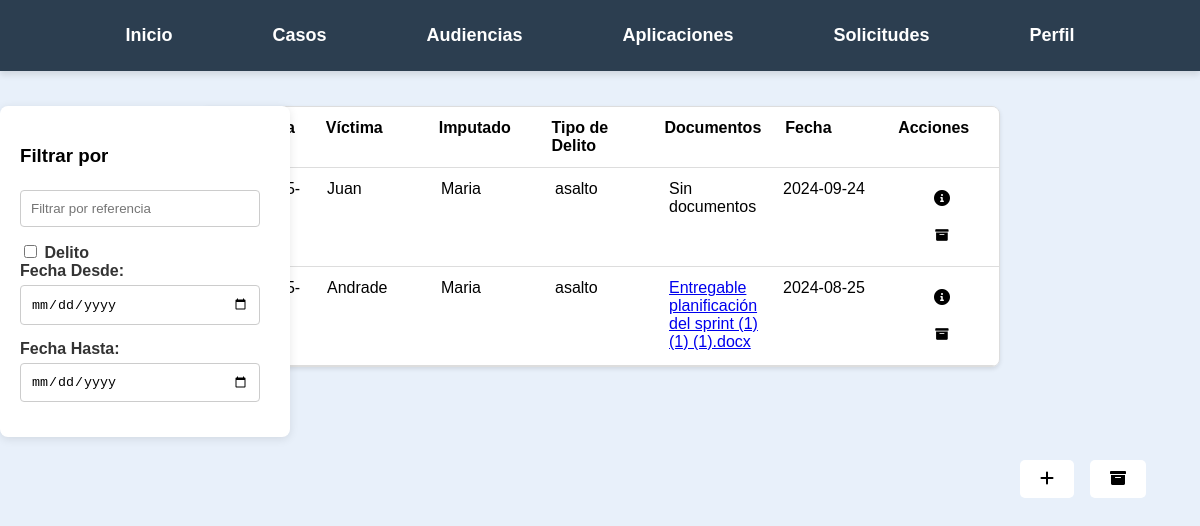
Page /Casos/Buscar_Casos.php (signed in) on the earlier database version.
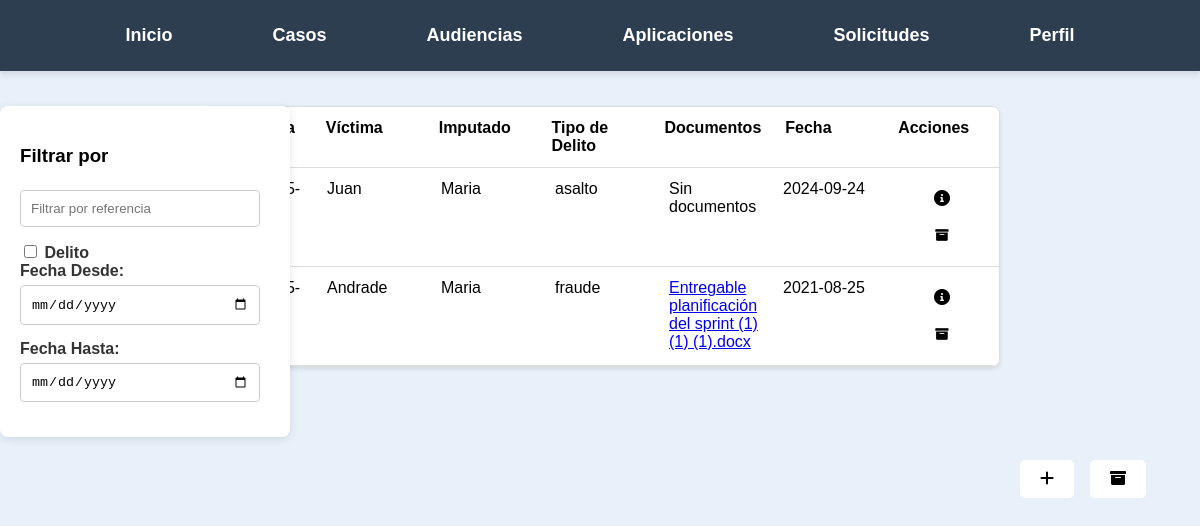
Same page on the later database version.
### tables this page shows
CREATE TABLE `casos` (
  `id` int(11) NOT NULL,
  `referencia` varchar(255) DEFAULT NULL,
  `victima` varchar(255) DEFAULT NULL,
  `imputado` varchar(255) DEFAULT NULL,
  `tipo_delito` varchar(255) DEFAULT NULL,
  `documento` varchar(255) DEFAULT NULL,
  `fecha_creacion` date NOT NULL DEFAULT current_timestamp(),
  `estado` varchar(10) DEFAULT 'activo'
);

### Casos/Buscar_Casos.php (the view, shortened to what this page needs)
<?php
$servername = "localhost";
$username = "root";
$password = "";
$dbname = "legalcc";
$conn = new mysqli($servername, $username, $password, $dbname);
$user_id = $_SESSION['user_id'];
$sql = "SELECT tipo FROM usuarios WHERE id = ?";
$stmt = $conn->prepare($sql);
$stmt->bind_param("i", $user_id);
$stmt->execute();
$stmt->bind_result($tipo_usuario);
?>
<?php
$servername = "localhost";
$username = "root";
$password = "";
$database = "legalcc";
$conn = new mysqli($servername, $username, $password, $database);
$sql = "SELECT casos.*, GROUP_CONCAT(documentos.nombre_archivo) AS archivos_documento
        FROM casos
        LEFT JOIN documentos ON casos.referencia = documentos.caso_referencia
        GROUP BY casos.id";
$result = $conn->query($sql);
?>
<!DOCTYPE html>
<html lang="en">
<head>
      <link rel="stylesheet" href="https://cdnjs.cloudflare.com/ajax/libs/font-awesome/6.0.0-beta3/css/all.min.css">
</head>
<body>
<nav>
        <ul>
            <li><a href="/Pagina_principal.php">Inicio</a></li>
            <li>
                <a href="/Casos/Buscar_Casos.php">Casos</a>
            </li>
            <li><a href="/Audiencias/Buscar_Audiencias.php">Audiencias</a></li>
            <li><a href="apps.php">Aplicaciones</a></li>
            <?php if ($tipo_usuario === 'juez'): ?>
            <li><a href="/Audiencias/ver_solicitudes.php">Solicitudes</a></li>
            <?php endif; ?>
            <li>
                <a href="/formularios/Perfil.php">Perfil</a>
            </li>
        </ul>
    </nav>
  <a id="botonArribaIzquierda" href="/Casos/Agregar_casos.php">
    <i class="fas fa-plus"></i>
</a>
<a id="botonArribaIzquierda3" href="/Archivados/casos_archivados.php">
    <i class="fas fa-archive"></i>
</a>
  <div class="container">
    <div class="filter-container">
    <h3>Filtrar por</h3>
    <input type="text" id="inputReferencia" placeholder="Filtrar por referencia" onkeyup="filtrarDatos()">
    <div>
        <label><input type="checkbox" id="checkboxDelito" onclick="toggleDelitoOptions()"> Delito</label>
    </div>
    <label for="inputFechaInicio">Fecha Desde:</label>
    <input type="date" id="inputFechaInicio" onchange="filtrarDatos()">
    <label for="inputFechaFin">Fecha Hasta:</label>
    <input type="date" id="inputFechaFin" onchange="filtrarDatos()">
</div>
<div class="table-container">
    <div class="custom-table" id="casosTabla">
        <div class="table-header">
            <div class="table-cell">Referencia</div>
            <div class="table-cell">Víctima</div>
            <div class="table-cell">Imputado</div>
            <div class="table-cell">Tipo de Delito</div>
            <div class="table-cell">Documentos</div>
            <div class="table-cell">Fecha</div>
            <div class="table-cell">Acciones</div>
        </div>
        <?php
        if ($result->num_rows > 0) {
            while($row = $result->fetch_assoc()) {
                echo "<div class='table-row'>";
                echo "<div class='table-cell referencia'>" . $row["referencia"] . "</div>";
                echo "<div class='table-cell'>" . $row["victima"] . "</div>";
                echo "<div class='table-cell'>" . $row["imputado"] . "</div>";
                echo "<div class='table-cell tipo-delito'>" . $row["tipo_delito"] . "</div>";
                echo "<div class='table-cell'>";
                if (!empty($row["archivos_documento"])) {
                    $archivos_documento = explode(",", $row["archivos_documento"]);
                    foreach ($archivos_documento as $archivo) {
                        echo "<a href='documentos/" . $archivo . "' target='_blank'>" . $archivo . "</a><br>";
                    }
                } else {
                    echo "Sin documentos";
                }
                echo "</div>";
                echo "<div class='table-cell fecha'>" . $row["fecha_creacion"] . "</div>";
                echo "<div class='table-cell'>";
                echo "<center>
                        <a class='edit-button' href='ver_detalle_caso.php?referencia=" . $row['referencia'] . "'>
                            <i class='fas fa-info-circle'></i>
                            <span class='tooltiptext'>Detalles de Caso</span>
                        </a>
                      </center>";
                echo "<center>";
                echo "<button class='archive-button' onclick=\"archivarCaso('" . $row['referencia'] . "')\">
                        <i class='fas fa-archive'></i>
                        <span class='tooltiptext2'>Archivar caso</span>
                      </button>";
                echo "</center>";
                echo "</div>";
                echo "</div>";
            }
        } else {
            echo "<div class='no-data' colspan='6'>No hay casos registrados.</div>";
        }
        ?>
    </div>
</div>
</body>
</html>

### Casos/Buscar_Casos.php (style rules this page uses)
body { font-family: 'Bahnschrift', sans-serif; background-color: #e8f0fa; margin: 0; padding: 0; display: flex; flex-direction: column; height: 100vh; }
nav { background-color: #2c3e50; padding: 15px 0; box-shadow: 0 4px 6px rgba(0, 0, 0, 0.1); }
ul { list-style-type: none; margin: 0; padding: 0; display: flex; justify-content: center; gap: 40px; }
ul li { position: relative; }
ul li a { text-decoration: none; color: white; font-size: 18px; font-weight: bold; padding: 10px 30px; display: block; transition: background-color 0.3s ease, transform 0.2s ease; border-radius: 8px; }
.table-container { margin: 0 auto; max-width: 800px; height: 400px; margin-top: 10px; overflow-y: automa 0; margin-top: 35px; }
.custom-table { display: flex; flex-direction: column; border: 1px solid #ddd; border-radius: 8px; overflow: hidden; box-shadow: 0 2px 4px rgba(0, 0, 0, 0.1); }
.table-header, .table-row { display: flex; }
.table-cell { flex: 1; padding: 12px; border-bottom: 1px solid #ddd; background-color: #ffffff; }
.table-header { font-weight: bold; background-color: #f2f2f2; }
.container { margin: 0 auto; }
.edit-button { display: inline-block; background-color: white; color: black; padding: 10px 20px; text-decoration: none; border: none; border-radius: 5px; cursor: pointer; font-family: Bahnschrift; position: relative; display: inline-block; }
.archive-button { display: inline-block; background-color: white; color: black; padding: 10px 20px; text-decoration: none; border: none; border-radius: 5px; cursor: pointer; font-family: Bahnschrift; position: relative; display: inline-block; }
#botonArribaIzquierda { position: fixed; top: 400px; left: 20px; padding: 10px 20px; background-color: white; color: black; text-decoration: none; border-radius: 5px; margin-top: 60px; font-family: Arial, sans-serif; font-size: 16px; margin-left: 1000px; transition: background-color 0.3s, color 0.3s; display: inline-block; }
#botonArribaIzquierda3 { position: fixed; top: 400px; left: 20px; padding: 10px 20px; background-color: white; color: black; text-decoration: none; border-radius: 5px; margin-top: 60px; font-family: Arial, sans-serif; font-size: 16px; margin-left: 1070px; transition: background-color 0.3s, color 0.3s; display: inline-block; }
.filter-container { width: 250px; padding: 20px; background-color: #ffffff; border-radius: 8px; box-shadow: 0 2px 10px rgba(0, 0, 0, 0.1); position: fixed; margin-top: 35px; left: 0px; height: auto; }
label { font-size: 16px; font-weight: bold; color: #333; }
input[type="text"], input[type="date"] { width: calc(100% - 10px); padding: 10px; margin-top: 5px; margin-bottom: 15px; border: 1px solid #ccc; border-radius: 4px; box-sizing: border-box; transition: border-color 0.3s; }

Differences in the rows shown:
changed casos "Andrade": tipo_delito "asalto" → "fraude"; fecha_creacion "2024-08-25" → "2021-08-25"
